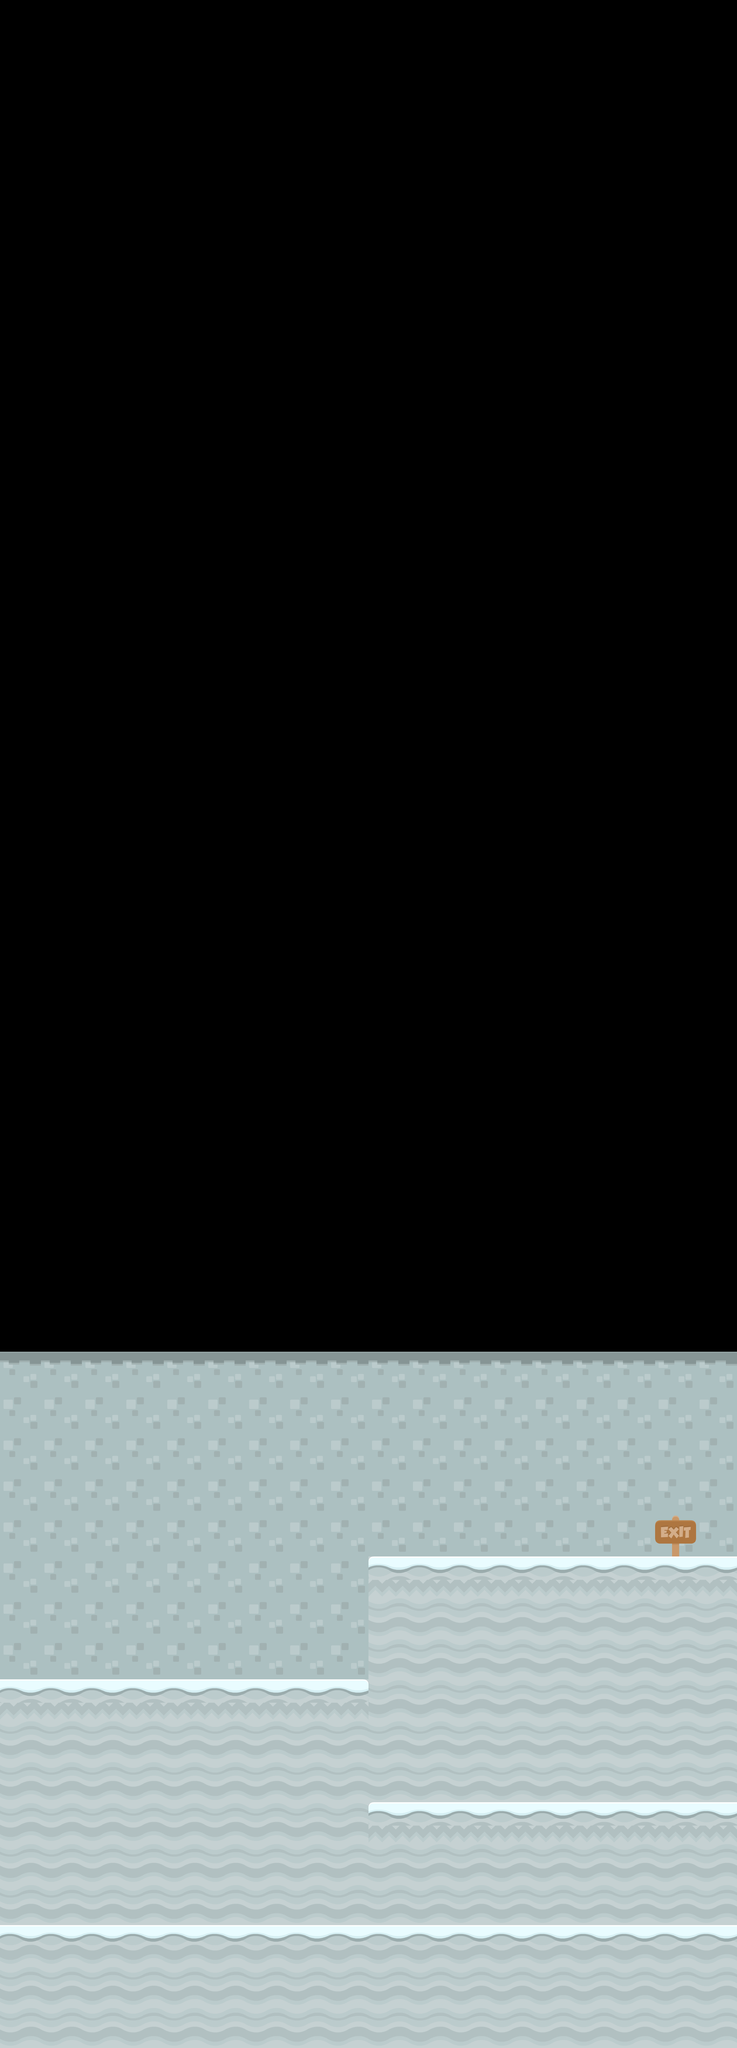

Tiled map render using the project's own tile images. Description and the map definition, with tile-layer contents summarised, below:
An orthogonal 18x50 tile map with 128x128 px tiles, 6 tile layers (Deathground, Background, Player, Platforms, ...).

<map version="1.10" tiledversion="1.10.2" orientation="orthogonal" renderorder="right-down" width="18" height="50" tilewidth="128" tileheight="128" infinite="0" nextlayerid="7" nextobjectid="1">
 <editorsettings>
  <export target="test_map.json" format="json" />
 </editorsettings>
 <tileset firstgid="1" source="test_map_tiles.tsx" />
 <layer id="5" name="Deathground" width="18" height="50">
  <data>[900 cells, 0 non-empty, 0 distinct tile ids]</data>
 </layer>
 <layer id="4" name="Background" width="18" height="50">
  <data>[900 cells, 270 non-empty, 3 distinct tile ids]</data>
 </layer>
 <layer id="2" name="Player" width="18" height="50">
  <data>[900 cells, 0 non-empty, 0 distinct tile ids]</data>
 </layer>
 <layer id="1" name="Platforms" width="18" height="50">
  <data>[900 cells, 63 non-empty, 5 distinct tile ids]</data>
 </layer>
 <layer id="3" name="Foreground" width="18" height="50">
  <data>[900 cells, 0 non-empty, 0 distinct tile ids]</data>
 </layer>
 <layer id="6" name="Goal" width="18" height="50">
  <data>[900 cells, 1 non-empty, 1 distinct tile ids]</data>
 </layer>
</map>
